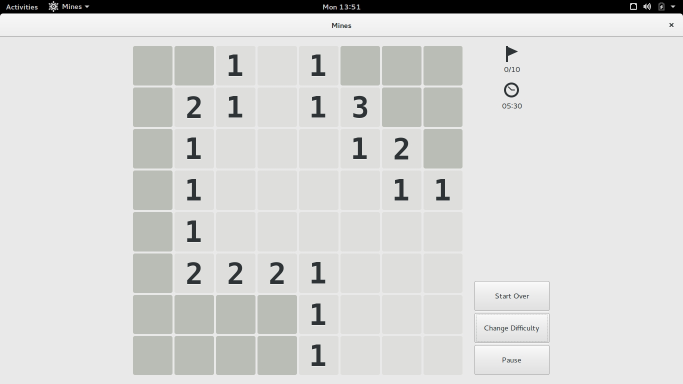
#> input picture mines/images/fullScreen.jpg, 1366 x 768 px (shown at 1/2 size)
$ python match.py fullScreen.jpg main.jpg 5 5 5   (Python 2 division)
#> lines starting #> are read from the running program, lines starting #| are printed output that depends on the picture; long printed decimals are rounded
import cv2
import numpy as np
import sys
import random, getopt

def getThreshold(defaultThreshold=0.8):
	threshold = defaultThreshold
	try:
		opts, args = getopt.getopt(sys.argv[1:], "t:", "threshold=")
		for opt, arg in opts:
			if opt in ("-t","--threshold"):
				threshold = arg
	except Exception, e:
		pass
	return threshold

if len(sys.argv)<3:
	print "Please enter proper arguments"
	exit(0)

main = cv2.imread(sys.argv[1])
#> main is the input picture: shape (768, 1366, 3); mean B, G, R 213.8, 215.1, 214.7
# print main
sub = cv2.imread(sys.argv[2])
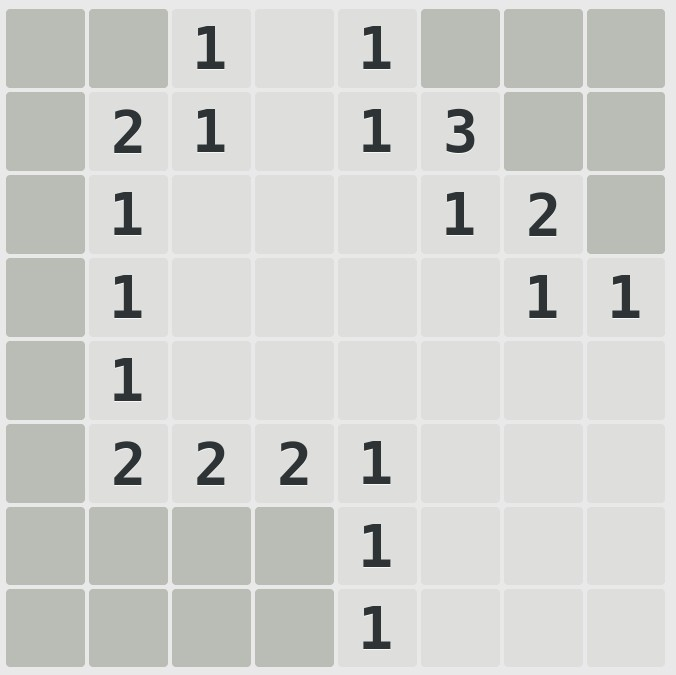
#> input picture mines/images/main.jpg, 676 x 675 px
#> sub is the input picture: shape (675, 676, 3); mean B, G, R 206.8, 210, 209
# sub = main[30:40, 30:40, :]
# cv2.imwrite(sub, 'other.png')
rightOffset = 15
downOffset = 15
isRandomCoordinate = True

try:
	rightOffset = int(sys.argv[3])
except Exception, e:
	pass

try:
	downOffset = int(sys.argv[4])
except Exception, e:
	pass

try:
	isRandomCoordinate = not (int(sys.argv[5]) == 0)
except Exception, e:
	pass

result = cv2.matchTemplate(main,sub,cv2.TM_CCOEFF_NORMED)
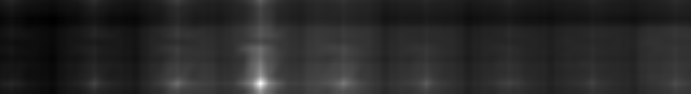
#> result: shape (94, 691) float32; min -0.159, max 0.999, mean 0.0254; drawn with min black and max white

#the get the best match fast use this:
(min_x,max_y,minloc,maxloc) = cv2.minMaxLoc(result)
#> min_x = -0.159; max_y = 0.999; minloc = (51, 18); maxloc = (260, 83)
(x,y) = minloc
#> x = 51; y = 18
# [9 lines of commented-out code are left out]

result = cv2.matchTemplate(main,sub,cv2.TM_CCOEFF_NORMED)
# print "result is:",result

threshold = getThreshold()
# print threshold

loc = np.where(result >= threshold)
#> loc = 25 positions, rows 80 to 86, columns 257 to 263
# print "loc is:",loc
flag = True

# [4 lines of commented-out code are left out]

for i in loc:
	if not len(i):
		flag=False
		break
#> this loop made 2 passes
if not flag:
	exit(0)


ans = np.unravel_index(result.argmax(),result.shape)
#> ans = (83, 260)
print "ans is:", str(ans)
#| ans is: (83, 260)
if ans[0] == 0 and ans[1] == 0:
	pass
else:
	print str(ans[1]+rightOffset + isRandomCoordinate * random.uniform(-2.0,5.0)) + ":" +  str(ans[0]+downOffset + isRandomCoordinate * random.uniform(-2.0,5.0))
#| 268.911:91.306
